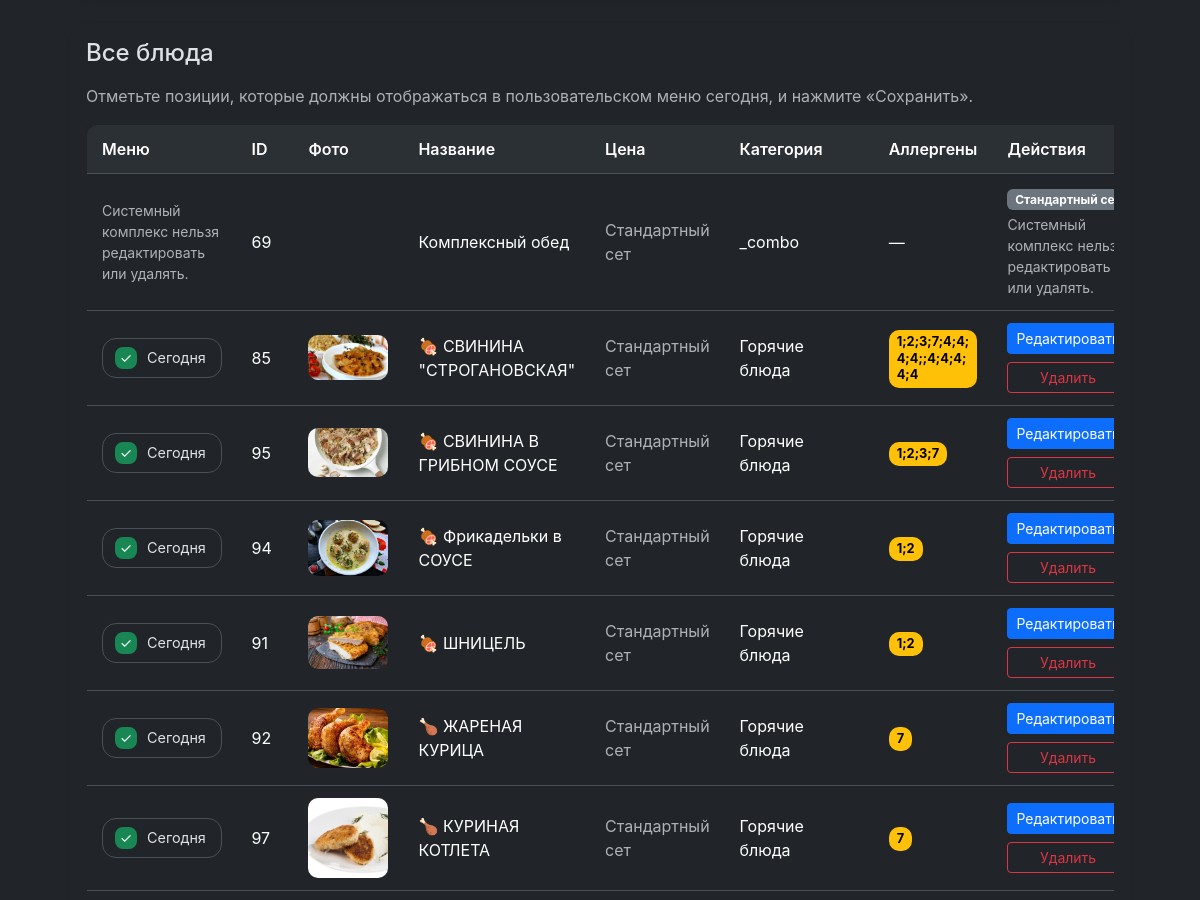
/admin/menu (signed in, middle part), run on an earlier commit of the app's database.
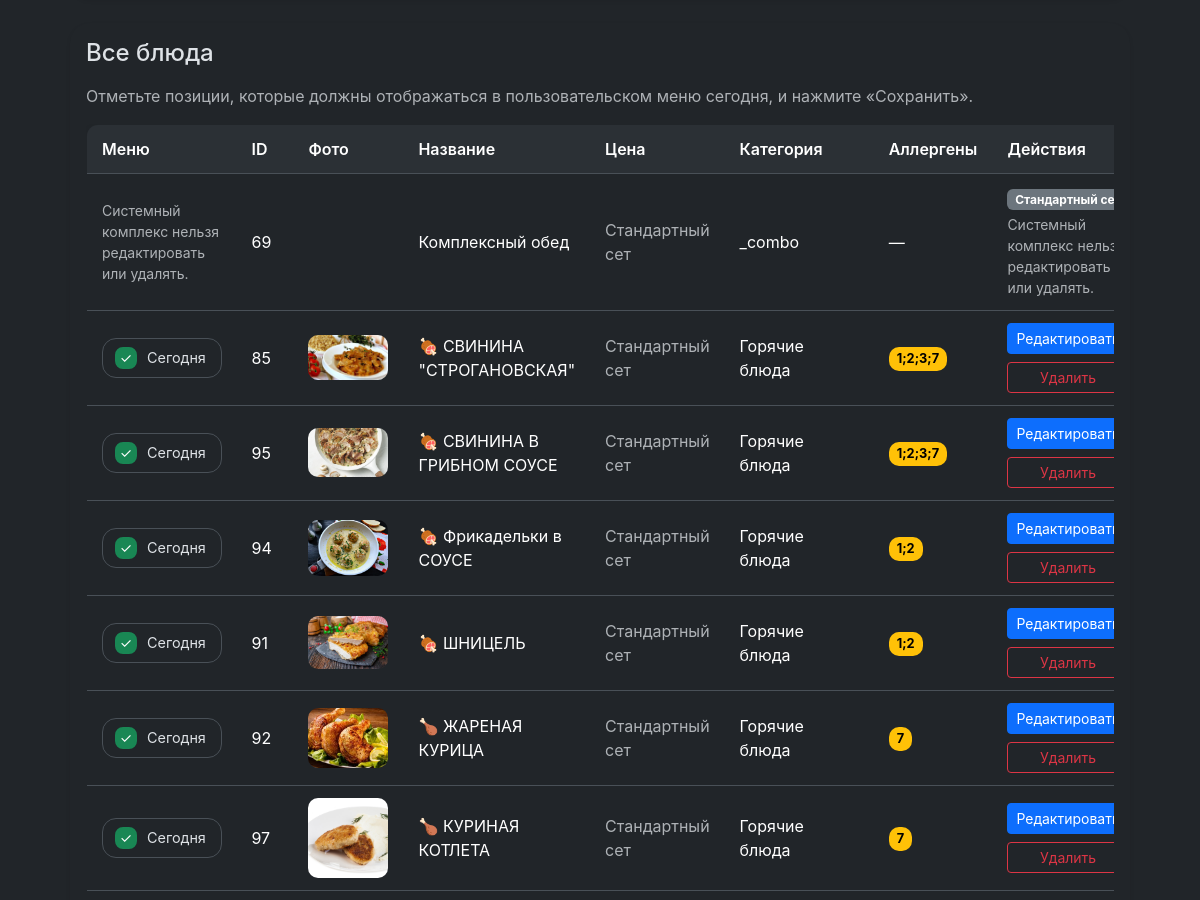
And on a later commit of the database.
### tables this page shows
CREATE TABLE menu (
    id INTEGER PRIMARY KEY AUTOINCREMENT,
    title TEXT NOT NULL,
    description TEXT,
    price REAL NOT NULL,
    image_url TEXT,
    category TEXT
, image_gallery TEXT, ingredients TEXT, is_today INTEGER DEFAULT 0, use_manual_price INTEGER DEFAULT 0, name_original TEXT, name_ru TEXT, name_lv TEXT, description_original TEXT, description_ru TEXT, description_lv TEXT, category_original TEXT, category_ru TEXT, category_lv TEXT, ingredients_original TEXT, ingredients_ru TEXT, ingredients_lv TEXT, category_role TEXT DEFAULT 'main', category_key TEXT, allergens TEXT);

### resources/views/admin/menu.php (the view, shortened to what the changed rows need)
<div class="page-container">
<div class="admin-menu-layout mt-1">
    <div class="admin-column admin-table-block">
        <form method="POST" action="/admin/menu/today" class="h-100 d-flex flex-column">
            <div class="card border-0 shadow-sm flex-grow-1">
                <div class="card-body">
                    <div class="table-responsive">
                        <table class="table table-menu">
                            <thead>
                                <tr>
                                    <th class="today-column"><?= htmlspecialchars(translate('admin.menu.table.menu')) ?></th>
                                    <th>ID</th>
                                    <th><?= htmlspecialchars(translate('admin.menu.table.photo')) ?></th>
                                    <th><?= htmlspecialchars(translate('admin.menu.table.name')) ?></th>
                                    <th><?= htmlspecialchars(translate('admin.menu.table.price')) ?></th>
                                    <th><?= htmlspecialchars(translate('admin.menu.table.category')) ?></th>
                                    <th><?= htmlspecialchars(translate('admin.menu.table.allergens')) ?></th>
                                    <th><?= htmlspecialchars(translate('admin.menu.table.actions')) ?></th>
                                </tr>
                            </thead>
                            <tbody>
                                <?php foreach ($items as $item): ?>
                                    <?php $gallery = $item->galleryImages(); ?>
                                    <?php $isSystemCombo = ($item->category ?? '') === '_combo'; ?>
                                    <tr>
                                        <?php if ($isSystemCombo): ?>
                                            <td class="today-cell text-muted small"><?= htmlspecialchars(translate('admin.menu.errors.system_locked')) ?></td>
                                        <?php else: ?>
                                            <td class="today-cell">
                                                <label class="today-flag">
                                                    <span class="today-indicator"></span>
                                                    <span class="today-label"><?= htmlspecialchars(translate('admin.menu.today.flag')) ?></span>
                                                </label>
                                            </td>
                                        <?php endif; ?>
                                        <td><?= $item->id ?></td>
                                        <td>
                                            <?php if ($item->primaryImage()): ?>
                                                <img src="/assets/images/<?= htmlspecialchars($item->primaryImage()) ?>" alt="" class="menu-thumb">
                                            <?php else: ?>
                                                <span class="text-muted"><?= htmlspecialchars(translate('common.no_photo')) ?></span>
                                            <?php endif; ?>
                                        </td>
                                        <td><?= htmlspecialchars($item->title) ?></td>
                                        <td>
                                            <?php if ($item->isUnique()): ?>
                                                <span class="fw-semibold text-info"><?= number_format($item->price, 2, '.', ' ') ?> €</span>
                                                <span class="badge bg-info-subtle text-info-emphasis ms-2"><?= htmlspecialchars(translate('admin.menu.price.unique')) ?></span>
                                            <?php else: ?>
                                                <span class="text-muted"><?= htmlspecialchars(translate('admin.menu.price.standard')) ?></span>
                                            <?php endif; ?>
                                        </td>
                                        <td><?= htmlspecialchars($item->category ?? '') ?></td>
                                        <td style="max-width: 180px;">
                                            <?php if ($item->allergens): ?>
                                                <span class="allergens-badge"><?= htmlspecialchars($item->allergens) ?></span>
                                            <?php else: ?>
                                                —
                                            <?php endif; ?>
                                        </td>
                                        <td>
                                            <?php if ($isSystemCombo): ?>
                                                <span class="badge bg-secondary"><?= htmlspecialchars(translate('admin.menu.price.standard')) ?></span>
                                                <div class="text-muted small mt-1"><?= htmlspecialchars(translate('admin.menu.errors.system_locked')) ?></div>
                                            <?php else: ?>
                                                <div class="d-flex flex-column gap-2">
                                                <button class="btn btn-sm btn-primary" type="button" onclick='fillForm(<?= json_encode([
                                                    'id' => $item->id,
                                                    'title' => $item->title,
                                                    'name_original' => $item->nameOriginal ?? $item->title,
                                                    'description' => $item->description,
                                                    'description_original' => $item->descriptionOriginal ?? $item->description,
                                                    'description_ru' => $item->descriptionRu ?? null,
                                                    'description_lv' => $item->descriptionLv ?? null,
                                                    'ingredients' => $item->ingredients,
                                                    'ingredients_original' => $item->ingredientsOriginal ?? $item->ingredients,
                                                    'name_ru' => $item->nameRu ?? null,
                                                    'name_lv' => $item->nameLv ?? null,
                                                    'allergens' => $item->allergens,
                                                    'price' => $item->price,
                                                    'use_manual_price' => $item->isUnique(),
                                                    'category' => $item->category,
                                                    'category_original' => $item->categoryOriginal ?? $item->category,
                                                    'category_role' => $item->categoryRole ?? 'main',
                                                    'image' => $item->primaryImage(),
                                                    'gallery' => $gallery,
                                                ], JSON_HEX_APOS | JSON_HEX_QUOT) ?>)'><?= htmlspecialchars(translate('admin.menu.actions.edit')) ?></button>
                                                    <a class="btn btn-sm btn-outline-danger" href="/admin/menu/delete?id=<?= $item->id ?>" onclick="return confirm('<?= htmlspecialchars(translate('admin.menu.actions.confirm_delete')) ?>');"><?= htmlspecialchars(translate('combo.remove')) ?></a>
                                                </div>
                                            <?php endif; ?>
                                        </td>
                                    </tr>
                                <?php endforeach; ?>
                            </tbody>
                        </table>
                    </div>
                </div>
            </div>
        </form>
    </div>
</div>
</div>

What changed in the data, as far as the page shows it:
changed menu "🍖 СВИНИНА \"СТРОГАНОВСКАЯ\"": allergens "1;2;3;7;4;4;4;4;;4;4;4;4;4" → "1;2;3;7"
